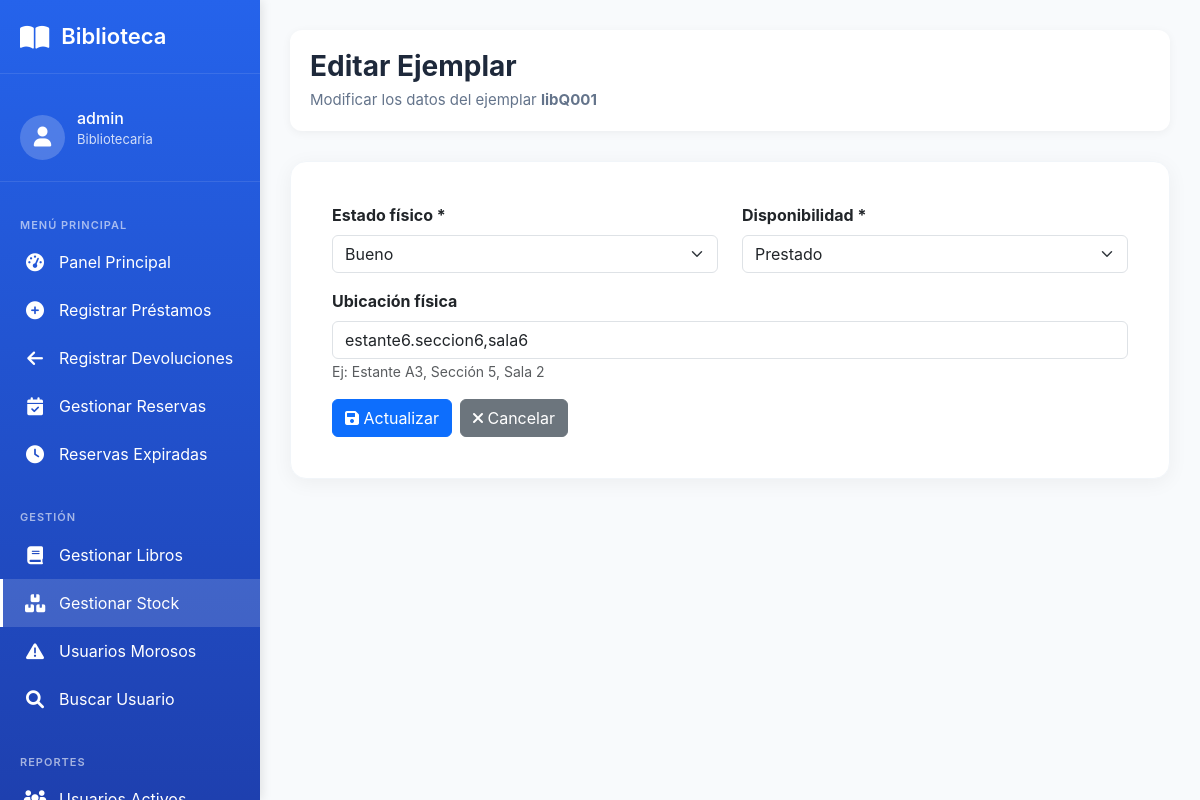
The page /catalogo/gestion/ejemplares/editar/8/ (signed in) on the database as committed earlier.
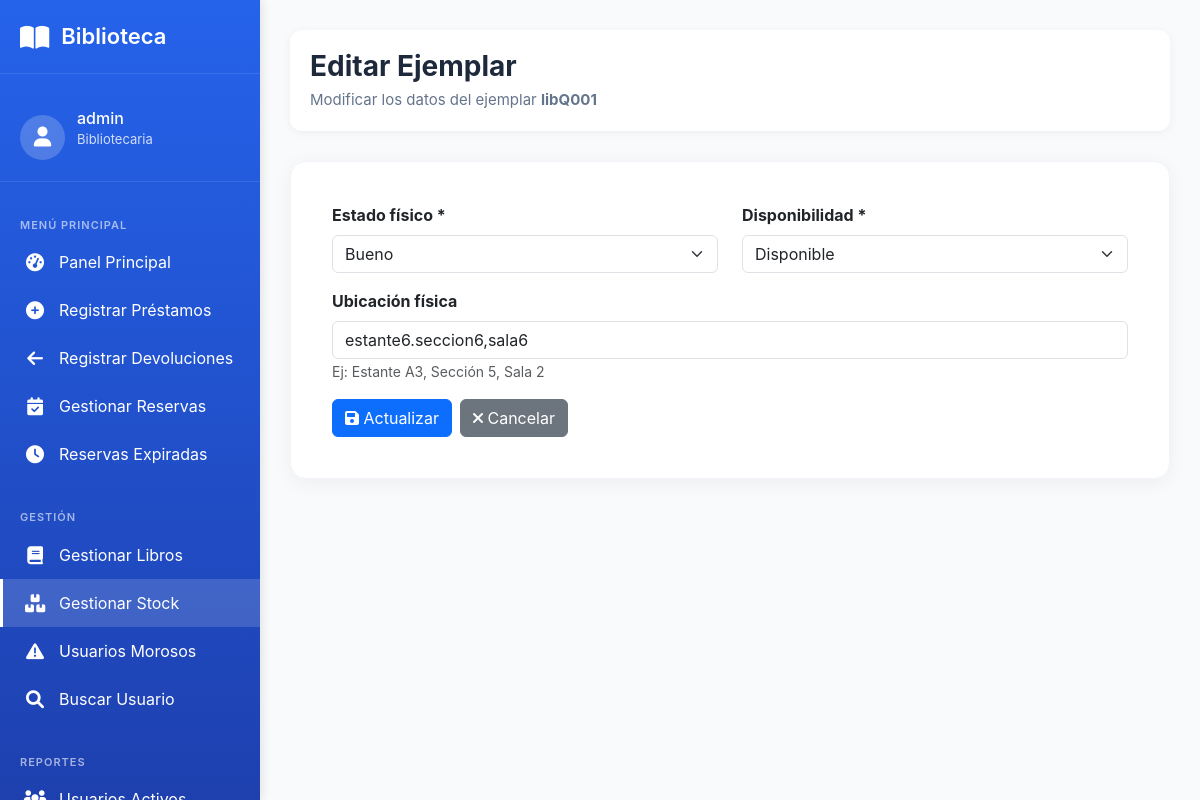
The same page on the database as committed later.
### catalogo/models.py (models this page shows, shortened)
class Ejemplar(models.Model):
    ESTADO_FISICO_CHOICES = [
        ('BUENO', 'Bueno'),
        ('REGULAR', 'Regular'),
        ('MALO', 'Malo'),
        ('DANADO', 'Dañado'),
        ('PERDIDO', 'Perdido'),
    ]
    DISPONIBILIDAD_CHOICES = [
        ('DISPONIBLE', 'Disponible'),
        ('PRESTADO', 'Prestado'),
        ('RESERVADO', 'Reservado'),
        ('EN_REPARACION', 'En reparación'),
    ]
    libro = models.ForeignKey(
        'Libro',
        on_delete=models.PROTECT,
        related_name='ejemplares',
        verbose_name="Libro",
        db_column='isbn_libro'
    )
    codigo_inventario = models.CharField(
        max_length=50,
        unique=True,
        verbose_name="Código de inventario"
    )
    estado_fisico = models.CharField(
        max_length=20,
        choices=ESTADO_FISICO_CHOICES,
        default='BUENO',
        verbose_name="Estado físico"
    )
    disponibilidad = models.CharField(
        max_length=20,
        choices=DISPONIBILIDAD_CHOICES,
        default='DISPONIBLE',
        verbose_name="Disponibilidad"
    )
    ubicacion = models.CharField(
        max_length=100,
        blank=True,
        null=True,
        verbose_name="Ubicación física",
        help_text="Ej: Estante A3, Sección 5, Sala 2, etc."
    )
    class Meta:
        db_table = 'Ejemplar'
        verbose_name = "Ejemplar"
        verbose_name_plural = "Ejemplares"
        indexes = [
            models.Index(fields=['codigo_inventario']),
            models.Index(fields=['disponibilidad']),
        ]

### catalogo/views.py (the view, shortened to what this page needs)
# urls.py: path('gestion/ejemplares/editar/<int:ejemplar_id>/', views.ejemplar_editar, name='ejemplar_editar'),
@staff_member_required
def ejemplar_editar(request, ejemplar_id):
    ejemplar = get_object_or_404(Ejemplar, id=ejemplar_id)
    context = {
        'ejemplar': ejemplar,
        'estado_fisico_choices': Ejemplar.ESTADO_FISICO_CHOICES,
        'disponibilidad_choices': Ejemplar.DISPONIBILIDAD_CHOICES,
    }
    return render(request, 'bibliotecario/ejemplar_form.html', context)

### templates/bibliotecario/ejemplar_form.html (shortened to what this page needs)
{% extends 'base/menu_bibliotecario.html' %}
{% block main_content %}
<div class="content-header">
    <div class="page-title">
        <h1>{% if ejemplar %}Editar{% else %}Nuevo{% endif %} Ejemplar</h1>
        <p>
            {% if ejemplar %}
            Modificar los datos del ejemplar <strong>{{ ejemplar.codigo_inventario }}</strong>
            {% else %}
            Agregar un nuevo ejemplar para el libro <strong>{{ libro.titulo }}</strong>
            {% endif %}
        </p>
    </div>
</div>
<div class="card">
    <div class="card-body">
        <form method="post">
            <div class="row">
                <div class="col-md-6 mb-3">
                    <label class="form-label fw-bold">Estado físico *</label>
                    <select name="estado_fisico" class="form-select" required>
                        {% for value, label in estado_fisico_choices %}
                        <option value="{{ value }}" {% if ejemplar.estado_fisico == value %}selected{% endif %}>
                            {{ label }}
                        </option>
                        {% endfor %}
                    </select>
                </div>
                <div class="col-md-6 mb-3">
                    <label class="form-label fw-bold">Disponibilidad *</label>
                    <select name="disponibilidad" class="form-select" required>
                        {% for value, label in disponibilidad_choices %}
                        <option value="{{ value }}" {% if ejemplar.disponibilidad == value %}selected{% endif %}>
                            {{ label }}
                        </option>
                        {% endfor %}
                    </select>
                </div>
            </div>
            <div class="mb-3">
                <label class="form-label fw-bold">Ubicación física</label>
                <input type="text" name="ubicacion" class="form-control" value="{{ ejemplar.ubicacion|default:'' }}">
                <small class="text-muted">Ej: Estante A3, Sección 5, Sala 2</small>
            </div>
            <div class="d-flex gap-2">
                <button type="submit" class="btn btn-primary">
                    <i class="fas fa-save"></i> {% if ejemplar %}Actualizar{% else %}Guardar{% endif %}
                </button>
                {% if libro %}
                <a href="{% url 'gestionar_ejemplares_por_libro' libro.id %}" class="btn btn-secondary">
                    <i class="fas fa-times"></i> Cancelar
                </a>
                {% else %}
                <a href="{% url 'gestionar_ejemplares' %}" class="btn btn-secondary">
                    <i class="fas fa-times"></i> Cancelar
                </a>
                {% endif %}
            </div>
        </form>
    </div>
</div>
{% endblock %}

Rows that differ between the two databases and show on the page:
changed Ejemplar "libQ001": disponibilidad "Prestado" → "Disponible"
